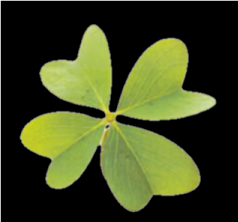
#> input picture Python Codes & Projects/Pattern Recognition/TP4/feuille.png, 238 x 222 px
$ python TP4_3.py
#> lines starting #> are read from the running program, lines starting #| are printed output that depends on the picture
# -*- coding: utf-8 -*-
"""
Created on Sun Nov 13 14:31:17 2022

@author: Mohamed Aziz Karoui
"""

""" 3- canny """

import numpy as np
import cv2
from matplotlib import pyplot as plt

img = cv2.imread('feuille.png',0)
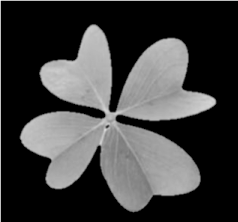
#> img: shape (222, 238); min 0, max 239, mean 62.5
edges = cv2.Canny(img,100,200)
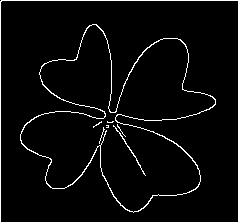
#> edges: shape (222, 238); 3.5% white in thin lines or dots
plt.subplot(211),plt.imshow(img)
plt.title('Original Image'), plt.xticks([]), plt.yticks([])
plt.subplot(212),plt.imshow(edges,cmap = 'gray')
plt.title('Edge Detection using Canny'), plt.xticks([]), plt.yticks([])
plt.show()
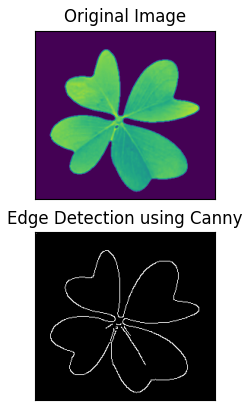
#> figure drawn by matplotlib, 2 panels
